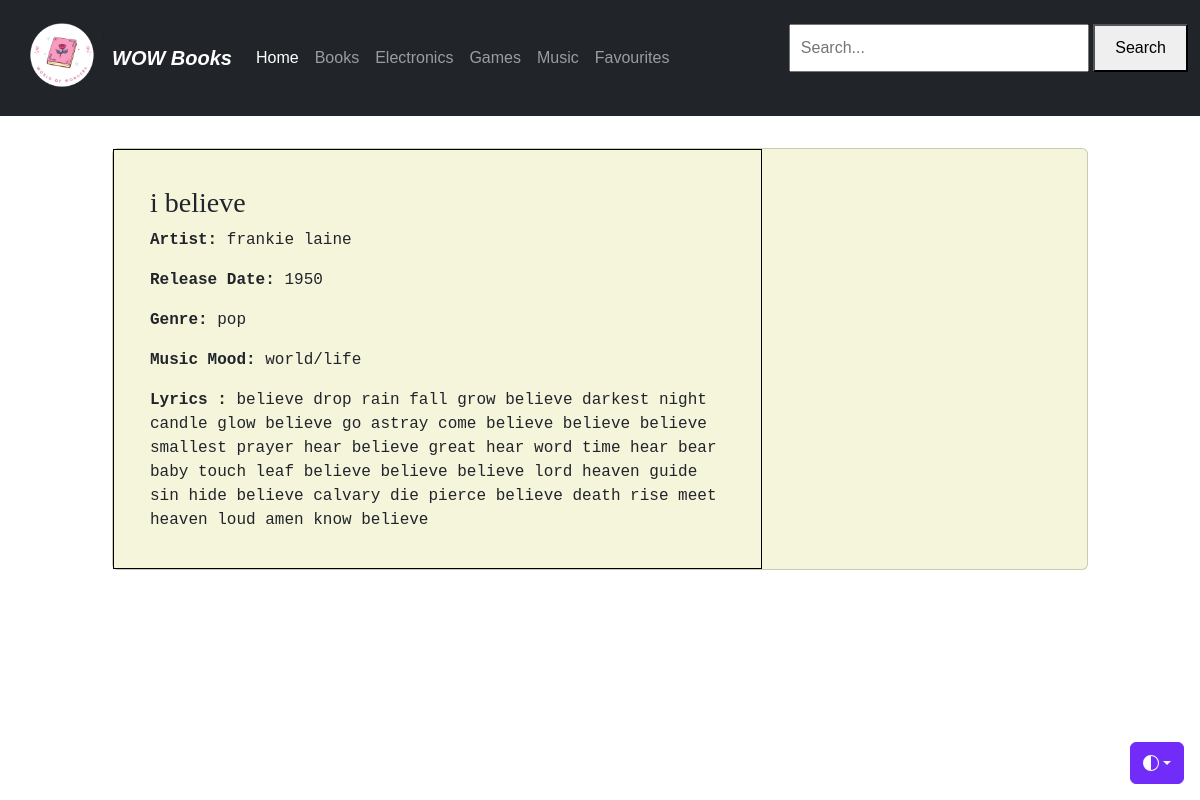
Page /MusicDetails.php?musicId=2 on the committed database.
### tables this page shows
CREATE TABLE `wowmusic` (
  `musicId` int(11) NOT NULL,
  `artist_name` varchar(46) DEFAULT NULL,
  `track_name` varchar(163) DEFAULT NULL,
  `release_date` int(4) DEFAULT NULL,
  `genre` varchar(7) DEFAULT NULL,
  `lyrics` varchar(1714) DEFAULT NULL,
  `topic` varchar(10) DEFAULT NULL
);

### MusicDetails.php (the view, shortened to what this page needs)
<!DOCTYPE html>
<html lang="en">
<head>
	<link href="https://cdn.jsdelivr.net/npm/bootstrap@5.3.0/dist/css/bootstrap.min.css" rel="stylesheet">
	<link href="heroes.css" rel="stylesheet">
</head>
<body>
    <nav class="navbar navbar-expand-md navbar-dark fixed-top bg-dark">
  <div class="container-fluid">
  	<img src ="wow.png" width="100px">
    <a class="navbar-brand" href="#"><b><i>WOW Books</b></i></a>
    <div class="collapse navbar-collapse" id="navbarCollapse">
      <ul class="navbar-nav me-auto mb-2 mb-md-0">
        <li class="nav-item">
        <a class="nav-link active" aria-current="page" href="R-index3.php?username=<?php echo urlencode($username); ?>">Home</a>
        </li>
		<li class="nav-item">
          <a class="nav-link" href="S-Books.php?username=<?php echo urlencode($username); ?>">Books</a>
          <li class="nav-item">
          <a class="nav-link" href="R-Electronics.php?username=<?php echo urlencode($username); ?>">Electronics</a>
        <li class="nav-item">
        <a class="nav-link" href="Games.php?username=<?php echo urlencode($username); ?>">Games</a>
        </li>
		 <li class="nav-item">
          <a class="nav-link" href="Music.php?username=<?php echo urlencode($username); ?>">Music</a>
          <li class="nav-item">
          <a class="nav-link" href="R-Favourites.php?username=<?php echo urlencode($username); ?>">Favourites</a>
        </li>
      </ul>
      <div class="search-container">
        <input type="text" id="search-bar" placeholder="Search...">
        <button onclick="search()">Search</button>
    </div>
    </div>
  </div>
</nav>
<div class="dropdown position-fixed bottom-0 end-0 mb-3 me-3 bd-mode-toggle">
      <button class="btn btn-bd-primary py-2 dropdown-toggle d-flex align-items-center"
              id="bd-theme"
              type="button"
              aria-expanded="false"
              data-bs-toggle="dropdown"
              aria-label="Toggle theme (auto)">
        <svg class="bi my-1 theme-icon-active" width="1em" height="1em"><use href="#circle-half"></use></svg>
      </button>
    </div>
    <div class="container mt-5">
        <?php
        $servername = "localhost";
        $username = "root";
        $password = "";
        $dbname = "WOW";
        $conn = new mysqli($servername, $username, $password, $dbname);
        if (isset($_GET['musicId'])) {
            $musicId = $_GET['musicId'];
            $sql = "SELECT * FROM wowmusic WHERE musicId = ?";
            $stmt = $conn->prepare($sql);
            $stmt->bind_param("i", $musicId);
            $stmt->execute();
            $result = $stmt->get_result();
            if ($result->num_rows > 0) {
                $row = $result->fetch_assoc();
                echo '
                <div style="background-color: beige;" class="card mb-3">
                    <div class="row g-0">
                        <div class="col-md-8">
                          <div style="border: 1px solid black; padding: 20px;">
                            <div class="card-body">
                                <h3 style="font-family: cursive" class="card-title">'.$row["track_name"].'</h3>
                                <p class="card-text"><strong>Artist: </strong> '.$row["artist_name"].'</p>
                                <p class="card-text"><strong>Release Date: </strong> '.$row["release_date"].'</p>
                                <p class="card-text"><strong>Genre: </strong> '.$row["genre"].'</p>
                                <p class="card-text"><strong>Music Mood:</strong> '.$row["topic"].'</p>
                                <p class="card-text"><strong>Lyrics :</strong> '.$row["lyrics"].'</p>
                            </div>
                        </div>
                    </div>
                </div>';
            } else {
                echo "<p>Game details not found.</p>";
            }
        } else {
            echo "<p>No Game ID provided.</p>";
        }
        ?>
    </div>
</body>
</html>

### MusicDetails.php (style rules this page uses)
p { font-family: monospace; }
body { padding-top: 70px; }
.bi { vertical-align: -.125em; fill: currentColor; }
.btn-bd-primary { --bd-violet-bg: #712cf9; --bd-violet-rgb: 112.520718, 44.062154, 249.437846; --bs-btn-font-weight: 600; --bs-btn-color: var(--bs-white); --bs-btn-bg: var(--bd-violet-bg); --bs-btn-border-color: var(--bd-violet-bg); --bs-btn-hover-color: var(--bs-white); --bs-btn-hover-bg: #6528e0; --bs-btn-hover-border-color: #6528e0; --bs-btn-focus-shadow-rgb: var(--bd-violet-rgb); --bs-btn-active-color: var(--bs-btn-hover-color); --bs-btn-active-bg: #5a23c8; --bs-btn-active-border-color: #5a23c8; }
.bd-mode-toggle { z-index: 1500; }
body { font-family: Arial, sans-serif; margin: 0; padding: 100px; }
.search-container { margin-bottom: 20px; }
#search-bar { width: 300px; padding: 10px; font-size: 16px; }
button { padding: 10px 20px; font-size: 16px; cursor: pointer; }

### rows in the picture
wowmusic: track_name "i believe", artist_name "frankie laine", release_date "1950", genre "pop", topic "world/life", lyrics "believe drop rain fall grow believe darkest night candle glow believe go astray come believe believe believe smallest prayer hear believe great hear word time hear bear baby touch leaf believe believe believe lord heaven guide sin hide believe calvary die pierce believe death rise meet heaven loud amen know believe"
